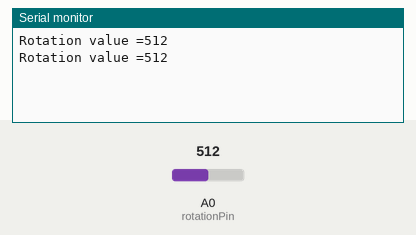
Simulated run of this sketch. Board: Arduino Uno, built with avr-gcc and run on an emulated ATmega328P. On the bench: the last lines printed to the serial monitor. The inputs (shaded band) are chosen by the test bench; at power-on: A0 (rotationPin) = 512.

Above: at 1.8 s.
1.9 s: A0 (rotationPin) set to 716
At 2.8 s:
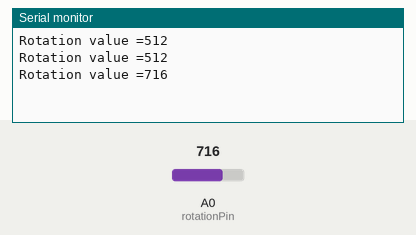
3.4 s: A0 (rotationPin) set to 900
At 4.6 s:
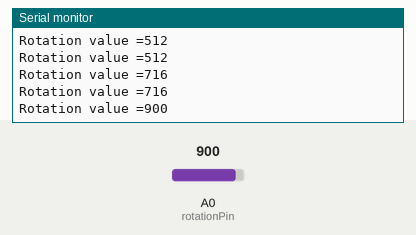
Timing chart, 0 to 6.4 s (numbered marks = the images above; inputs shaded):
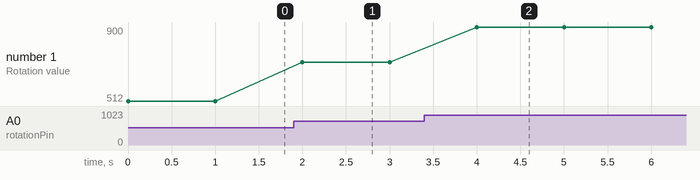

Measured:
- after the input at 1.9 s, the serial monitor: prints a new line after 0.10 s (image 1)
- after the input at 3.4 s, the serial monitor: prints a new line after 0.60 s (image 2)
- plotted number 1: 512 → 716 after the input at 1.9 s, 716 → 900 after the input at 3.4 s

The sketch:

level_1.ino
```cpp
// (licence header left out)
#define rotationPin A0 //The rotation sensor is plugged into pin A0 of the Arduino.
int data=0;           //Used to store data from sensor.

void setup() { //The Setup function runs once.
Serial.begin(9600); //This will enable the Arduino to send data to the Serial monitor.
}

void loop() { //The loop function runs forever.
data = analogRead(rotationPin);  //Read the value from the light sensor and store it in the lightData variable.
Serial.print("Rotation value =");
Serial.println(data);  //Print the data to the serial port.
delay(1000);           //Wait 1 second (1000mS) before running again.
}
```
